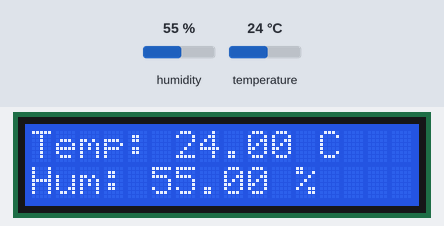
A sketch run on a simulated ESP8266 (NodeMCU). Parts: 16×2 character LCD. The inputs (shaded band) are chosen by the test bench; at power-on: humidity 55 %, temperature 24 °C. What the sketch prints to the serial monitor is not drawn.

Above: at 1.2 s.
1.3 s: humidity set to 22 %
At 3.5 s:
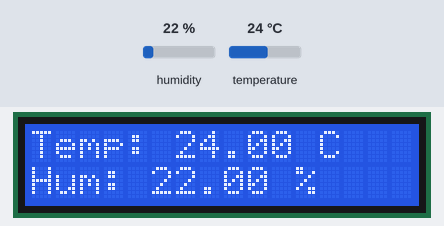
4.1 s: temperature set to 12 °C
At 5.5 s:
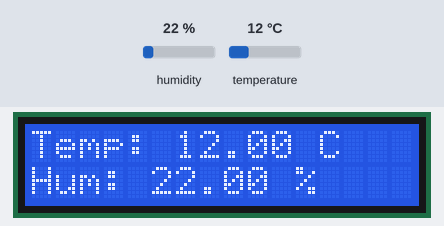
6.9 s: humidity set to 40 %
At 9.5 s:
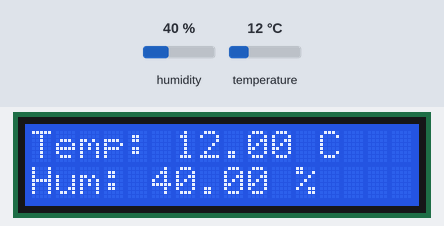
9.9 s: temperature set to 19 °C
At 11.5 s:
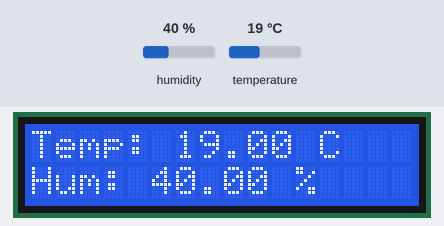
Timing chart, 0 to 13.0 s (numbered marks = the images above; inputs shaded):
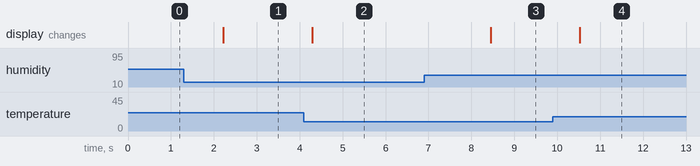

Measured:
- after the input at 1.3 s, the display: changes after 0.92 s (image 1)
- after the input at 4.1 s, the display: changes after 0.20 s (image 2)
- after the input at 6.9 s, the display: changes after 1.6 s (image 3)
- after the input at 9.9 s, the display: changes after 0.63 s (image 4)

The sketch:

Arduino-02.ino
```cpp
#include <Adafruit_Sensor.h>
#include <DHT.h>
#include <LiquidCrystal_I2C.h>

float temperature;
float humidity;
DHT dht14(D4, DHT11);

LiquidCrystal_I2C lcd(0x27, 16, 2);

void setup() {
  Serial.begin(9600);

  dht14.begin();

  lcd.begin();
  lcd.backlight();
  lcd.setCursor(0, 0);
  lcd.print("Temp:       C");
  lcd.setCursor(0, 1);
  lcd.print("Hum:       %");
}

void loop()
 {
  humidity = dht14.readHumidity();
  temperature = dht14.readTemperature();

  Serial.print(humidity);
  Serial.println(" %");
  Serial.print("Temperature: ");
  Serial.print(temperature);
  Serial.print(" °C  Humidity: ");

  String humidityText = "Hum: " + String(humidity) + " %";
  String tempText = "Temp: " + String(temperature) + " C";

  lcd.clear();

  lcd.setCursor(0, 1);
  lcd.print(humidityText);
  lcd.setCursor(0, 0);
  lcd.print(tempText);


  delay(1000);
}
```
